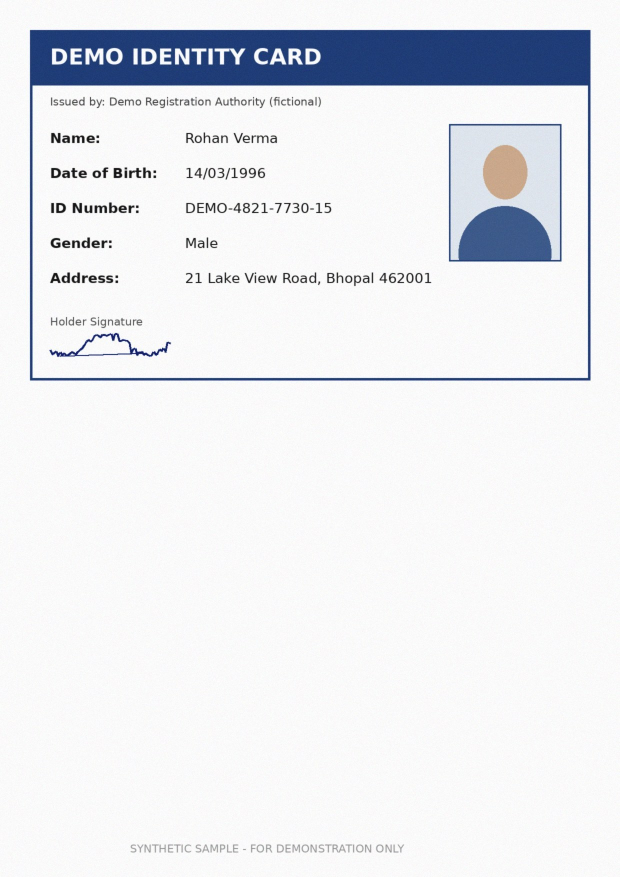
#> input picture samples/case_genuine/01_identity_card.jpg, 1240 x 1754 px (shown at 1/2 size)
$ python -i forensics.py   (imports and definitions only)   (older library calls are emulated)
#> lines starting #> are read from the running program, lines starting #| are printed output that depends on the picture; after the words box and inside, x2 and y2 are one past the last pixel; in counts of white or black regions, pixels touching at a corner belong together
#> further down, picture is the input picture: PIL image 1240x1754 RGB; mean R, G, B 232.7, 234.7, 238.7
"""Stage 5 - Visual and digital forensic analysis.

Detectors (each produces *observations*, never verdicts):
  V1 noise-consistency   regions lacking the sensor/scanner noise present in the
                         rest of the page (typical of pasted/overwritten patches)
  V2 ELA                 Error Level Analysis heat-map (JPEG recompression residue)
  V3 glyph-size          a field value whose character height differs from the
                         other values aligned in the same column
  V4 signature           signature detection, placement vs. designated area,
                         and similarity between signatures across documents
  D1 pdf-fonts           text-layer spans using a font foreign to the document
  D2 pdf-metadata        editing software / modification after creation
"""
from __future__ import annotations

import io
import statistics
from pathlib import Path

import cv2
import numpy as np
from PIL import Image

from .extract import FIELD_LABEL

BLOCK = 16


# ------------------------------------------------------------------- helpers
def _gray(img: Image.Image) -> np.ndarray:
    return np.asarray(img.convert("L")).astype(np.float32)
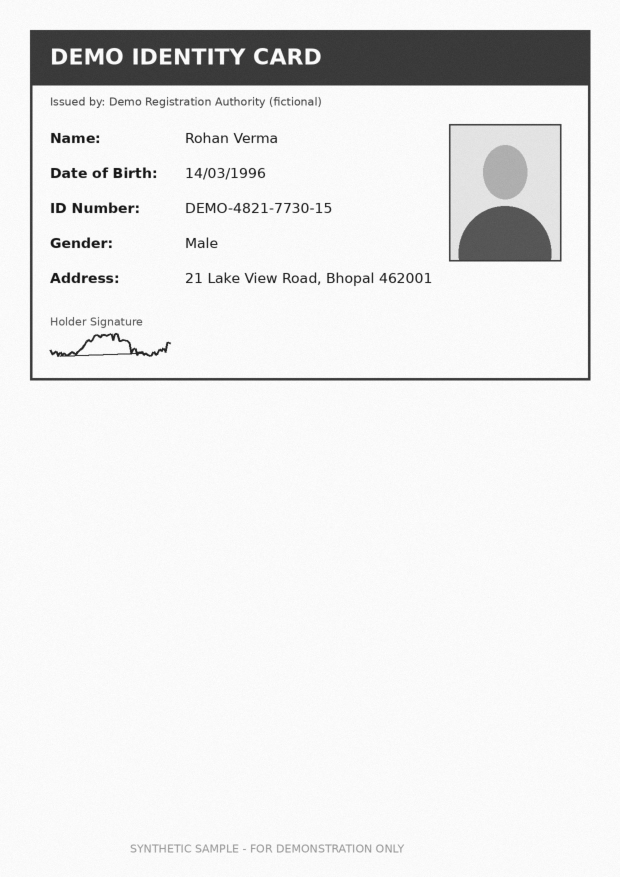
#> returned value: shape (1754, 1240) float32 (shown at 1/2 size); min 8, max 255, mean 234.5


# [16 lines left out: functions _overlap, heat_overlay, not called in this run]


# --------------------------------------------------------- V1 noise residual
def noise_analysis(img: Image.Image):
    """Per-block standard deviation of the high-frequency residual measured
    on flat (non-text) pixels. Scanned paper carries roughly uniform noise;
    a patch inserted after scanning is abnormally clean."""
    g = _gray(img)
    resid = g - cv2.GaussianBlur(g, (0, 0), 1.2)
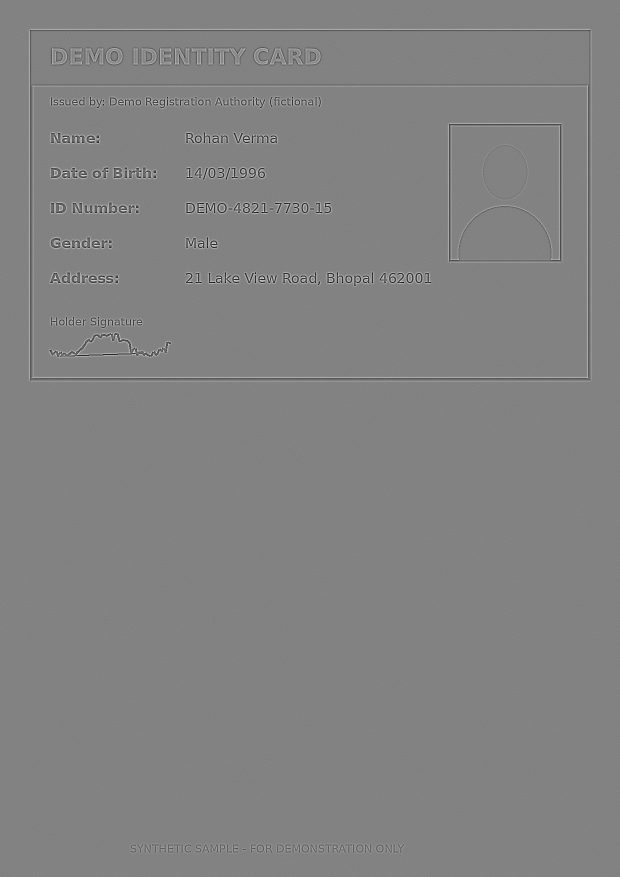
#> resid: shape (1754, 1240) float32 (shown at 1/2 size); min -99.06, max 94.88, mean 0; drawn with min black and max white
    smooth = cv2.GaussianBlur(g, (0, 0), 3.0)
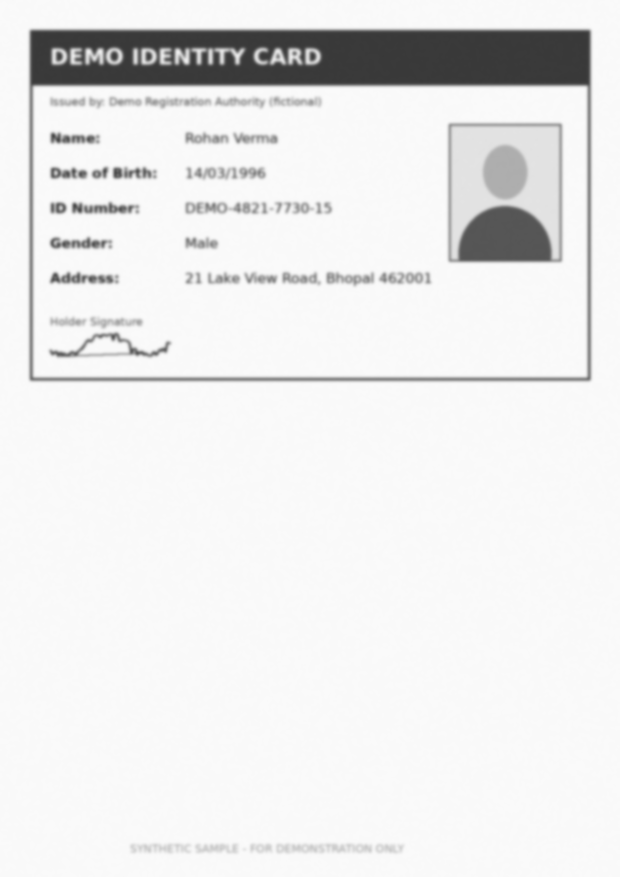
#> smooth: shape (1754, 1240) float32 (shown at 1/2 size); min 56.69, max 251.1, mean 234.5
    gx = cv2.Sobel(smooth, cv2.CV_32F, 1, 0)
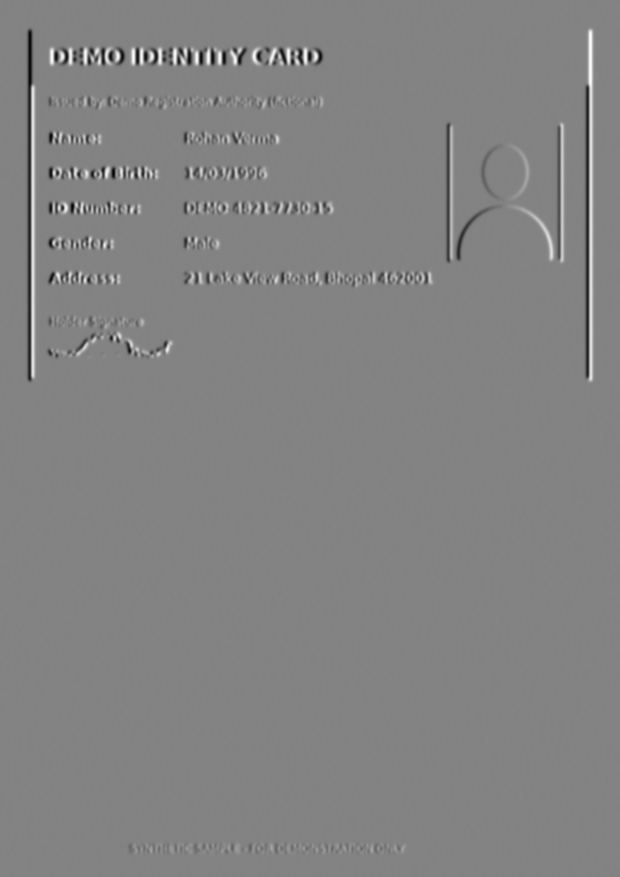
#> gx: shape (1754, 1240) float32 (shown at 1/2 size); min -207.2, max 196.1, mean 0; drawn with min black and max white
    gy = cv2.Sobel(smooth, cv2.CV_32F, 0, 1)
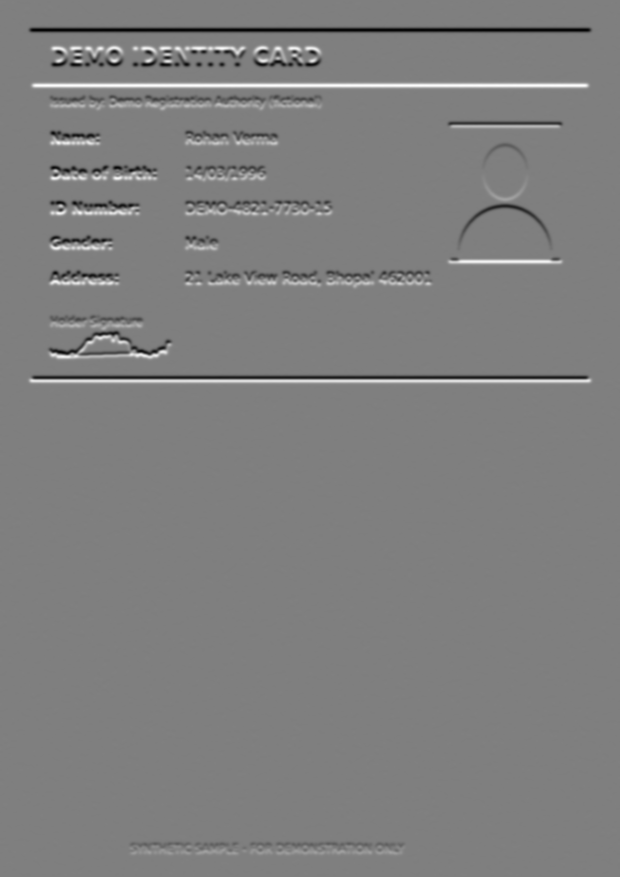
#> gy: shape (1754, 1240) float32 (shown at 1/2 size); min -196.5, max 196.9, mean 0; drawn with min black and max white
    flat = np.hypot(gx, gy) < 6.0
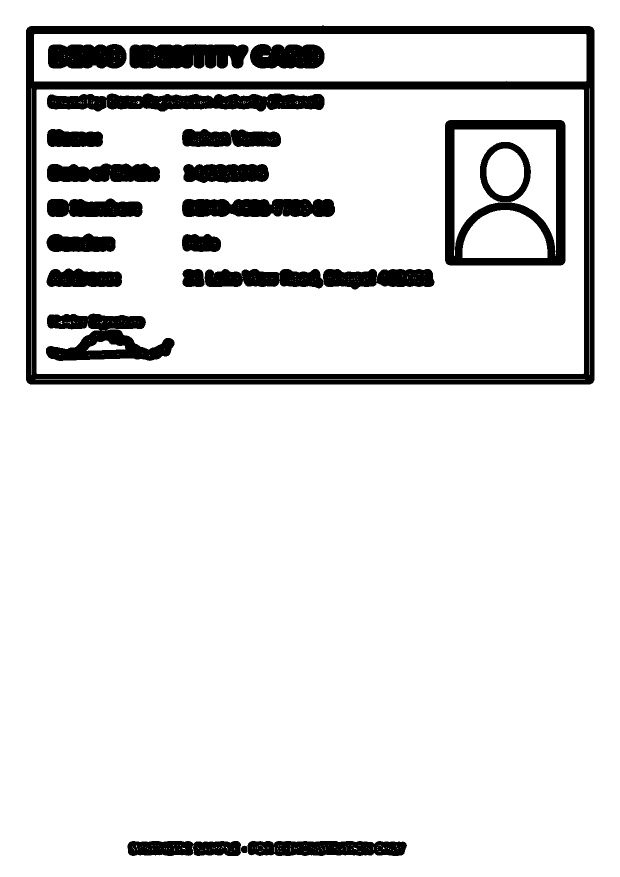
#> flat: shape (1754, 1240) bool (shown at 1/2 size); 88.8% white; 21 black regions, largest, box (x1, y1, x2, y2) and area: (52, 51, 1189, 769) 84855, (890, 240, 1131, 531) 22736, (94, 187, 649, 223) 15171
    H, W = g.shape
#> H = 1754; W = 1240
    bh, bw = H // BLOCK, W // BLOCK
#> bh = 109; bw = 77
    stds = np.full((bh, bw), np.nan, dtype=np.float32)
    for by in range(bh):
        for bx in range(bw):
            ys, xs = slice(by * BLOCK, (by + 1) * BLOCK), slice(bx * BLOCK, (bx + 1) * BLOCK)
            m = flat[ys, xs]
            if m.mean() > 0.55:
                stds[by, bx] = resid[ys, xs][m].std()
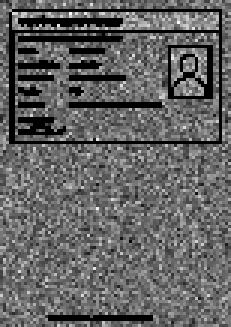
#> stds: shape (109, 77) float32 (shown 3 times larger); 12.01% of the values are NaN or infinite; the others: min 0.726, max 2.3, mean 1.42; drawn with min black, max white, NaN and infinite black
    valid = stds[~np.isnan(stds)]
#> valid = 7385 values, max 2.3 at index 260, min 0.726 at index 5264, mean 1.42
    if valid.size < 50:
        return {"available": False}
    med = float(np.median(valid))
#> med = 1.41
    flagged = (stds < 0.42 * med) & ~np.isnan(stds)
#> flagged: shape (109, 77) bool; every value is 0
    flagged_u8 = flagged.astype(np.uint8)
    flagged_u8 = cv2.morphologyEx(flagged_u8, cv2.MORPH_CLOSE, np.ones((3, 3), np.uint8))
    n, labels, stats, _ = cv2.connectedComponentsWithStats(flagged_u8, connectivity=8)
#> labels: shape (109, 77) int32; every value is 0
#> n = 1; stats = [[0, 0, 77, 109, 8393]]
    regions = []
    for i in range(1, n):
        x, y, w, h, area = stats[i]
        if area < 6:
            continue
        comp = labels == i
        region_std = float(np.nanmedian(np.where(comp, stds, np.nan)))
        regions.append({
            "bbox": (int(x * BLOCK), int(y * BLOCK), int((x + w) * BLOCK), int((y + h) * BLOCK)),
            "blocks": int(area),
            "region_noise": round(region_std, 2),
            "page_noise": round(med, 2),
            "ratio": round(region_std / med, 2) if med else 0.0,
        })
#> after the loop, regions = []
    heat = np.nan_to_num(np.clip((0.6 * med - stds) / (0.6 * med), 0, 1), nan=0.0)
    return {"available": True, "page_noise": round(med, 2), "regions": regions, "heat": heat}


# ------------------------------------------------------------------ V2 ELA
# [187 lines left out: functions ela, region_ela_ratio, _core_height, glyph_size_check, _ink_mask, _boxes and 4 more, not called in this run]


def _pdfdate(s: str) -> str:
    s = s[2:] if s.startswith("D:") else s
    return f"{s[6:8]}/{s[4:6]}/{s[0:4]} {s[8:10]}:{s[10:12]}" if len(s) >= 12 else s


# [52 lines left out: functions _fields_near, _region_kind, analyse, not called in this run]


__all__ = ["analyse", "signature_similarity", "FIELD_LABEL"]

>>> from PIL import Image
>>> picture = Image.open('../samples/case_genuine/01_identity_card.jpg')
>>> result = noise_analysis(picture)
#> result = 4 items

$ run again, on samples/case_genuine/03_loan_application.jpg
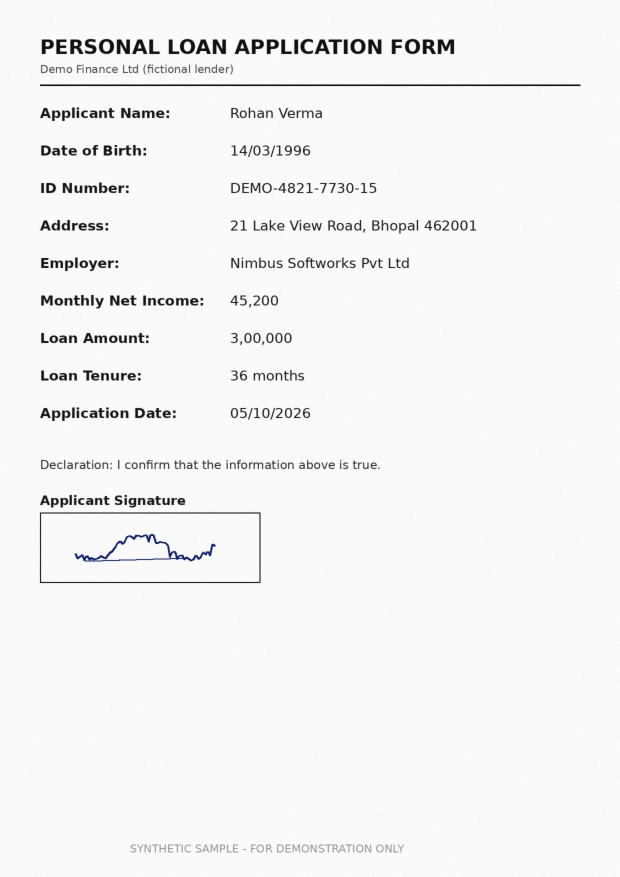
#> input picture samples/case_genuine/03_loan_application.jpg, 1240 x 1754 px (shown at 1/2 size)
#> picture is the input picture: PIL image 1240x1754 RGB; mean R, G, B 244.1, 244.1, 244.2
#> in noise_analysis, `flat = np.hypot(gx, gy) < 6.0`:
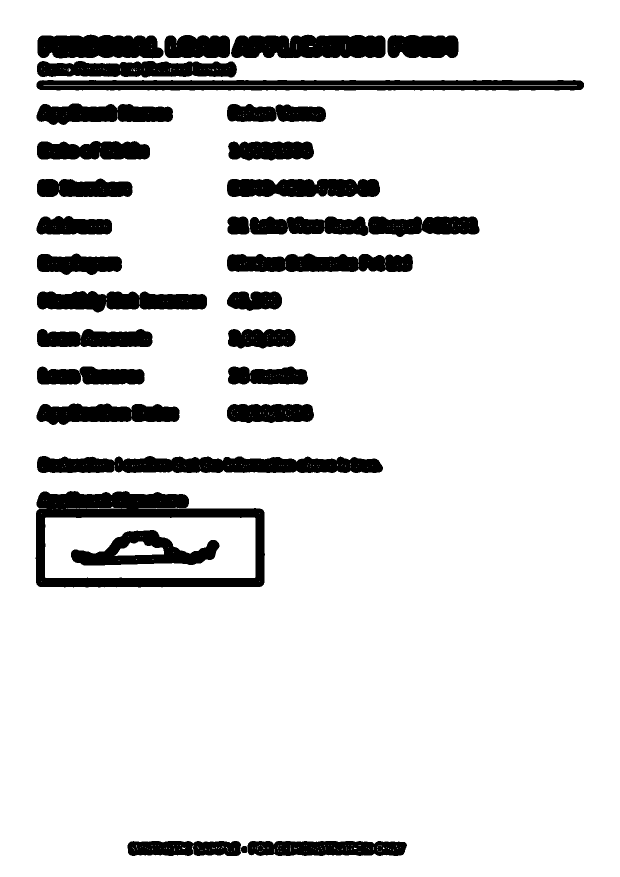
#> flat: shape (1754, 1240) bool (shown at 1/2 size); 87.5% white; 30 black regions, largest, box (x1, y1, x2, y2) and area: (71, 982, 530, 1175) 29628, (73, 160, 1168, 181) 20208, (74, 912, 766, 946) 19361
#> after the loop in noise_analysis, `for by in range(bh):`:
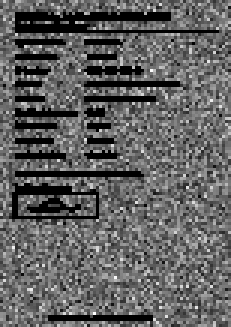
#> stds: shape (109, 77) float32 (shown 3 times larger); 13.61% of the values are NaN or infinite; the others: min 0.82, max 2.17, mean 1.41; drawn with min black, max white, NaN and infinite black
#> valid = 7251 values, max 2.17 at index 6966, min 0.82 at index 817, mean 1.41
#> med = 1.4
#> flagged: shape (109, 77) bool; every value is 0
#> labels: shape (109, 77) int32; every value is 0
#> n = 1; stats = [[0, 0, 77, 109, 8393]]
#> after the loop in noise_analysis, `for i in range(1, n):`: regions = []
#> result = 4 items
